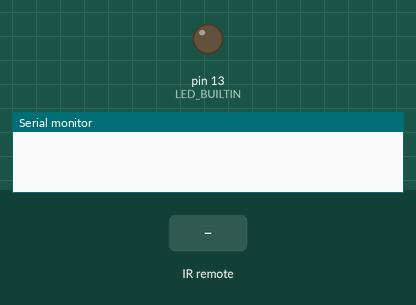
This sketch was run on a simulated Arduino Uno, built with avr-gcc and run on an emulated ATmega328P. Shown: output pins drawn as LEDs (lit = HIGH), the last lines printed to the serial monitor. The inputs (shaded band) are chosen by the test bench.

Above: at 1.2 s.
1.3 s: infrared code 0xF33FD1 received
At 2.2 s:
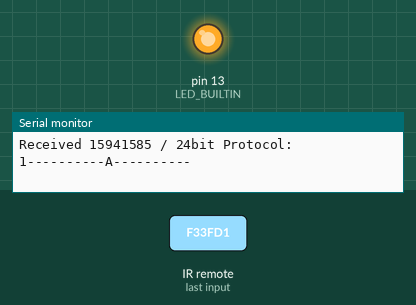
2.8 s: infrared code 0xF33FD2 received
At 3.3 s:
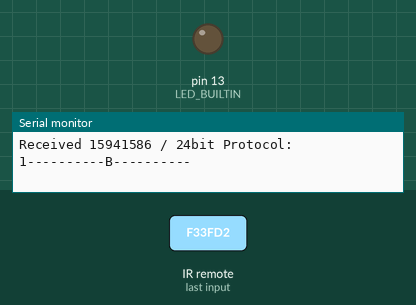
Timing chart, 0 to 5.8 s (numbered marks = the images above; inputs shaded):
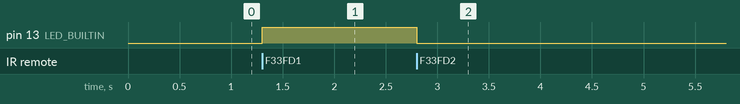

The sketch:

RC_Test.ino
```cpp
/*
  Simple example for receiving

  https://github.com/sui77/rc-switch/
*/

#include <RCSwitch.h>

RCSwitch mySwitch = RCSwitch();

void setup() {
  Serial.begin(9600);
  mySwitch.enableReceive(0);  // Receiver on interrupt 0 => that is pin #2
  pinMode(LED_BUILTIN, OUTPUT);
}

void loop() {
  if (mySwitch.available()) {
    unsigned long aa = mySwitch.getReceivedValue();

    Serial.print("Received ");
    Serial.print(aa );
    Serial.print(" / ");
    Serial.print( mySwitch.getReceivedBitlength() );
    Serial.print("bit ");
    Serial.print("Protocol: ");
    Serial.print( mySwitch.getReceivedProtocol() );

    if(aa==15941585)//16337
    {
      Serial.println("----------A----------");
      digitalWrite(LED_BUILTIN, HIGH);
    }
    else if(aa==15941586)//16337
    {
      Serial.println("----------B----------");
      digitalWrite(LED_BUILTIN, LOW);
    }
    else if(aa==15941588)//16337
    {
      Serial.println("----------C----------");
    }
    else if(aa==15941592)//16337
    {
      Serial.println("----------D----------");
    }
    mySwitch.resetAvailable();
  }
}
```

Measured:
- after the input at 1.3 s, pin 13 (LED_BUILTIN): LOW → HIGH at once
- after the input at 2.8 s, pin 13 (LED_BUILTIN): HIGH → LOW at once
